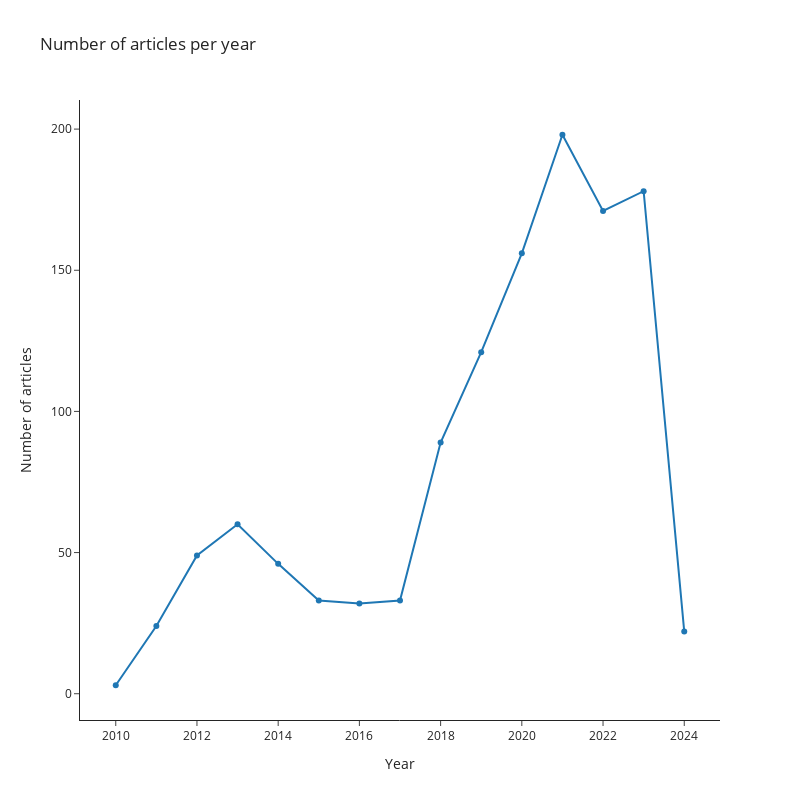

The notebook cell this image was saved under:
### Markdown cell above
# General Trends

Create some basic figures for articles by year, distribution of article lengths, and distribution of citation counts

### Code cell
articles_per_year = ARTICLES.groupby("pubyear").size()
fig = go.Figure(
    data=go.Scatter(
        x=articles_per_year.index,
        y=articles_per_year.values,
        mode="lines+markers")
)

fig.update_layout(
    width=800,
    height=800,
    template="simple_white",
    title="Number of articles per year",
    xaxis_title="Year",
    yaxis_title="Number of articles"
)

fig.show()
fig.write_image("articles_by_year.png")

### Figure 1 — Plotly figure (JSON) as saved in the notebook; plotly's stock layout.template omitted (floating-point values rounded to 4 significant figures)
{"data": [{"mode": "lines+markers", "type": "scatter", "x": [2010, 2011, 2012, 2013, 2014, 2015, 2016, 2017, 2018, 2019, 2020, 2021, 2022, 2023, 2024], "y": [3, 24, 49, 60, 46, 33, 32, 33, 89, 121, 156, 198, 171, 178, 22]}], "layout": {"height": 800, "title": {"text": "Number of articles per year"}, "width": 800, "xaxis": {"title": {"text": "Year"}}, "yaxis": {"title": {"text": "Number of articles"}}}}
